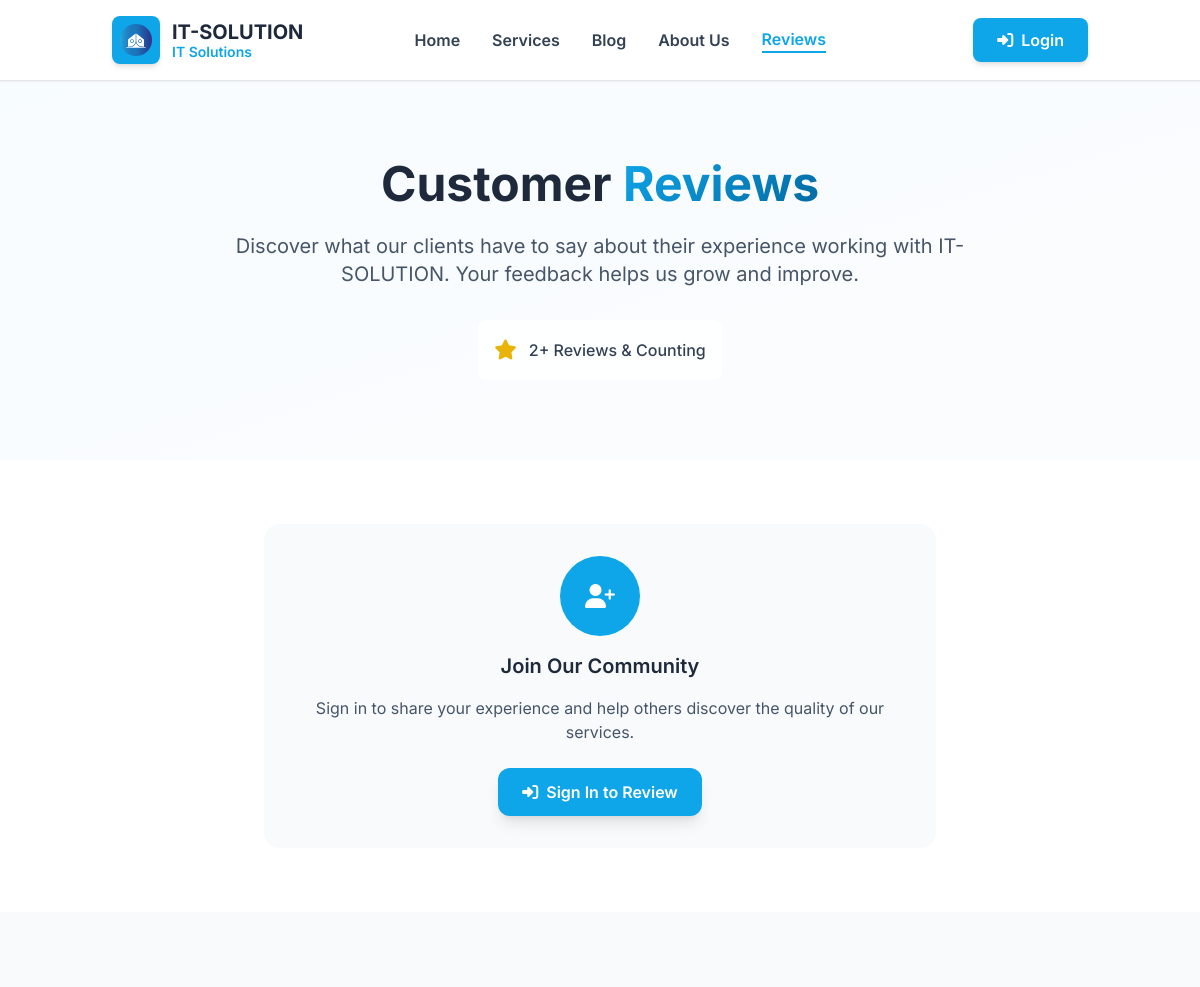
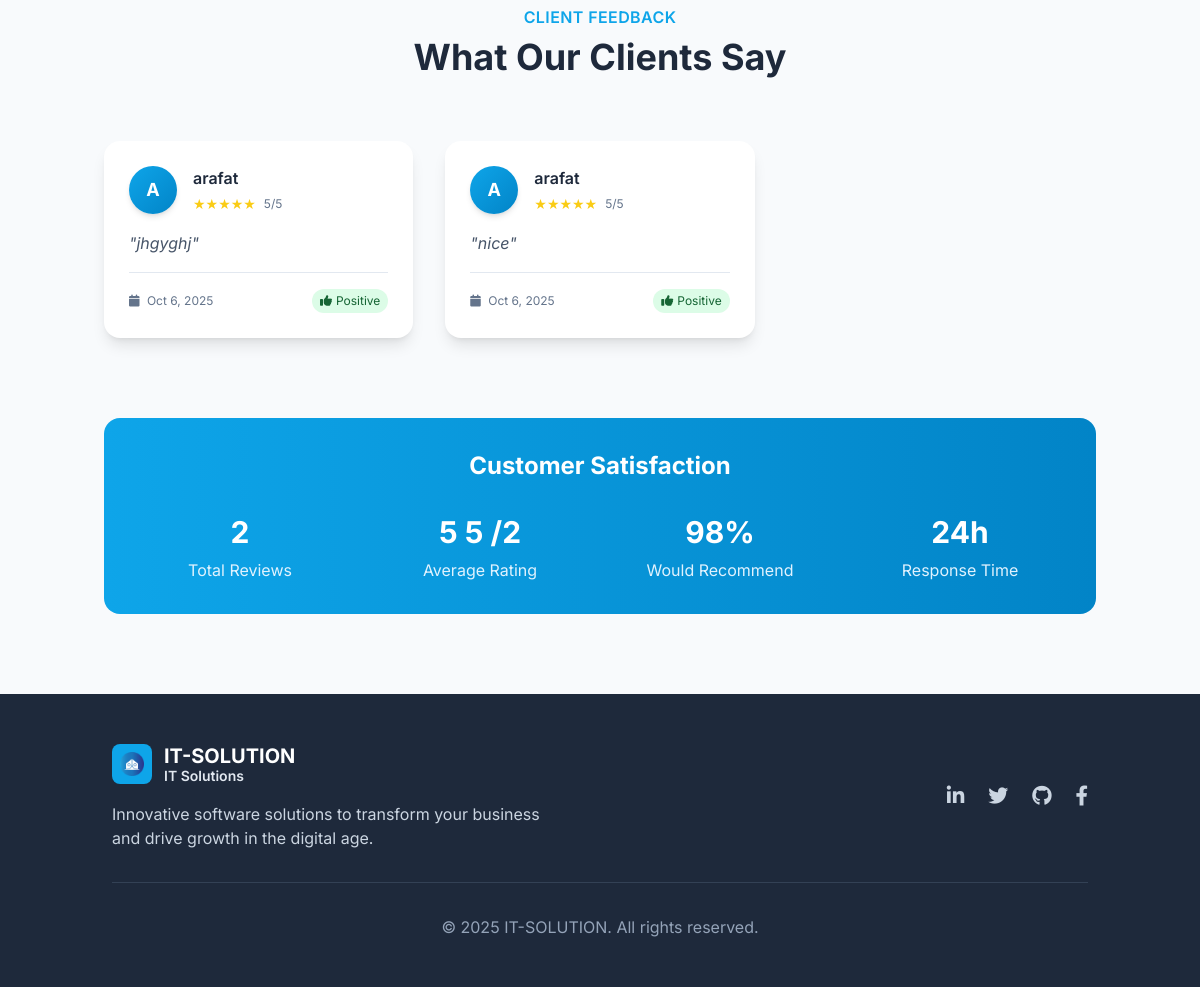
The page /reviews/ on the database as committed earlier (2 pictures, top to bottom).
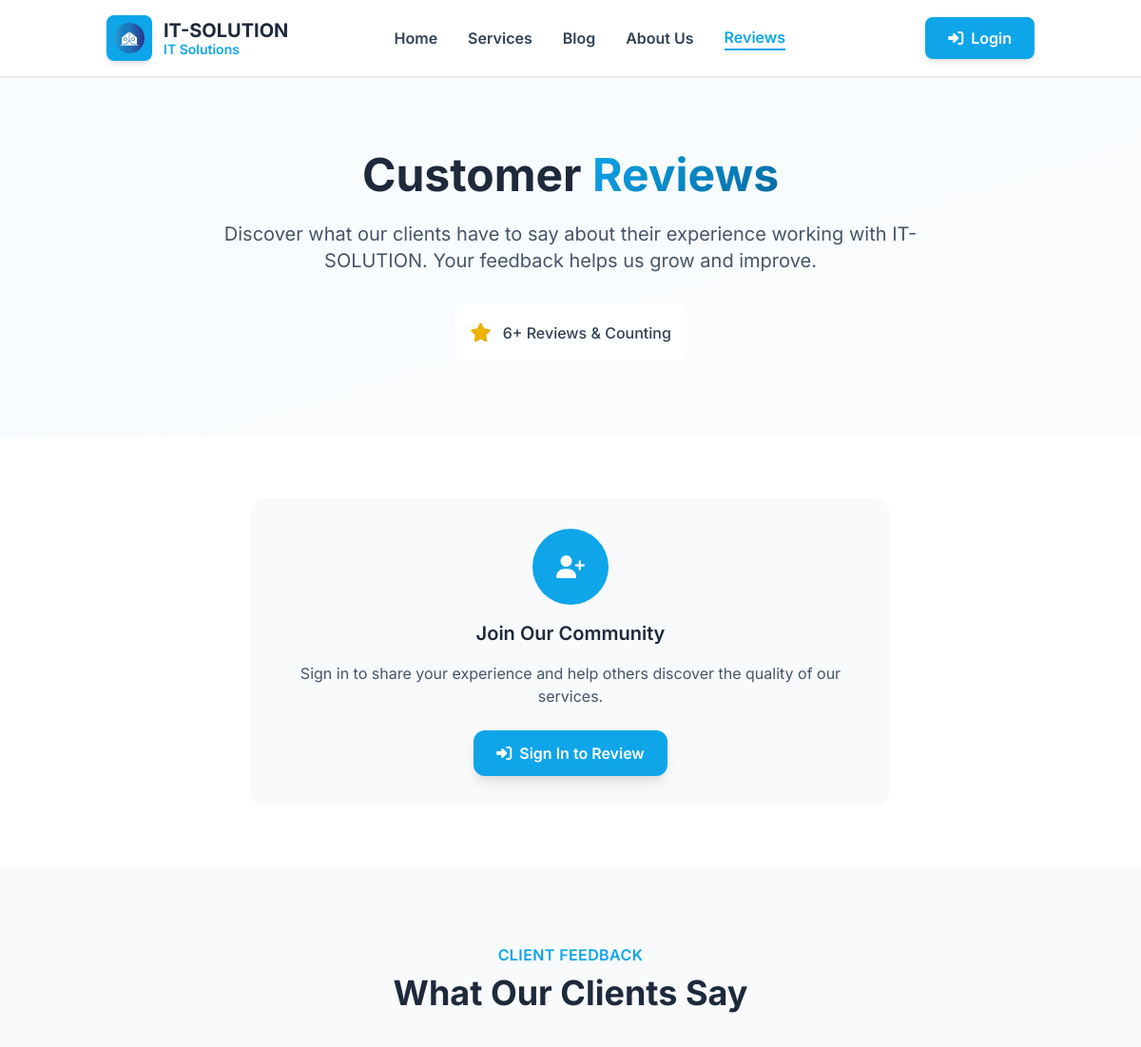
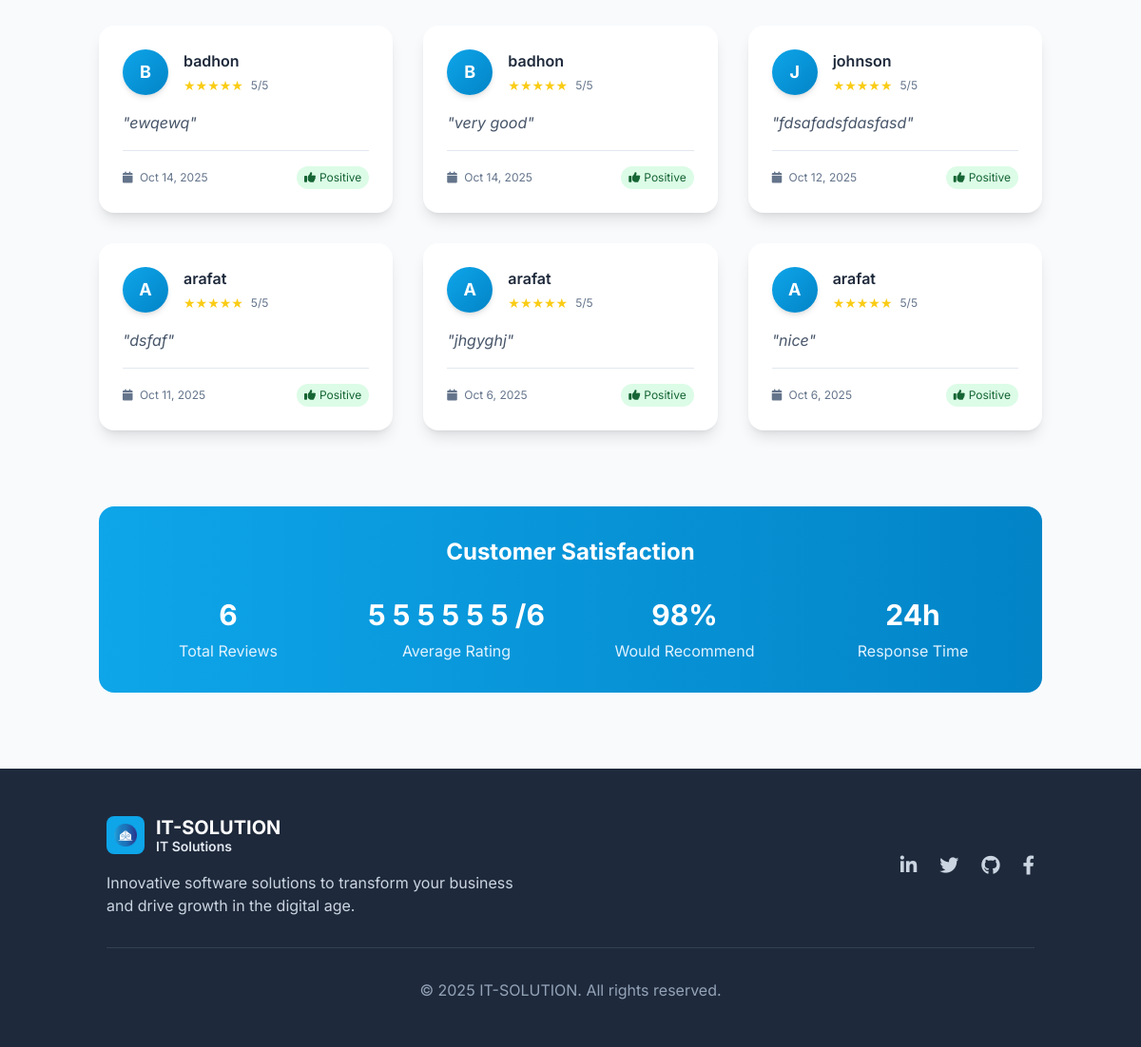
The same page on the database as committed later (2 pictures, top to bottom).
### protfolio/models.py (models this page shows, shortened)
class Review(models.Model):
    user = models.ForeignKey(User, on_delete=models.CASCADE)
    review_text = models.TextField()
    rating = models.IntegerField(validators=[MinValueValidator(1), MaxValueValidator(5)])
    created_at = models.DateTimeField(auto_now_add=True)

### protfolio/views.py (the view)
# urls.py: path('reviews/', views.review_page, name='review_page'),
def review_page(request):
    reviews = Review.objects.all().order_by('-created_at')
    form = ReviewForm()
    return render(request, 'review.html', {'reviews': reviews, 'form': form})

### templates/review.html (shortened to what the changed rows need)
{% load static %}
<!DOCTYPE html>
<html lang="en">
<head>
    <script src="https://cdn.tailwindcss.com/3.4.3"></script>
    <link rel="stylesheet" href="https://cdnjs.cloudflare.com/ajax/libs/font-awesome/6.4.0/css/all.min.css">
    <link href="https://unpkg.com/aos@2.3.1/dist/aos.css" rel="stylesheet">
</head>
<body class="bg-white dark:bg-accent-900 text-accent-800 dark:text-accent-100 font-sans transition-colors duration-300">
    <main class="pt-20">
        <section class="relative py-20 bg-gradient-to-br from-primary-50 to-accent-50 dark:from-accent-800 dark:to-accent-900 overflow-hidden">
            <div class="relative container mx-auto px-4 text-center">
                <h1 class="text-4xl md:text-5xl font-bold mb-6 text-accent-800 dark:text-white" data-aos="fade-up">
                    Customer <span class="gradient-text">Reviews</span>
                </h1>
                <div class="flex flex-col sm:flex-row justify-center gap-4" data-aos="fade-up" data-aos-delay="400">
                    <div class="bg-white/80 dark:bg-accent-800/80 backdrop-blur-sm rounded-lg p-4 inline-flex items-center">
                        <i class="fas fa-star text-yellow-500 text-xl mr-3"></i>
                        <span class="text-accent-700 dark:text-accent-300 font-medium">
                            {{ reviews|length }}+ Reviews & Counting
                        </span>
                    </div>
                </div>
            </div>
        </section>
        <section class="py-20 bg-accent-50 dark:bg-accent-800 overflow-hidden">
            <div class="container mx-auto px-4">
                <div class="text-center mb-16" data-aos="fade-up">
                    <h2 class="text-3xl md:text-4xl font-bold mt-2 text-accent-800 dark:text-white">What Our Clients Say</h2>
                </div>
                <div class="grid grid-cols-1 md:grid-cols-2 lg:grid-cols-3 gap-8">
                    {% for review in reviews %}
                    <div class="review-card bg-white dark:bg-accent-700 p-6 rounded-2xl shadow-lg"
                         data-aos="fade-up" data-aos-delay="{{ forloop.counter0|add:1 }}00">
                        <div class="flex items-start mb-4">
                            <div class="w-12 h-12 bg-gradient-to-br from-primary-500 to-primary-600 rounded-full flex items-center justify-center text-white font-bold text-lg mr-4 shadow-md">
                                {{ review.user.username.0|upper }}
                            </div>
                            <div class="flex-1">
                                <h4 class="font-semibold text-accent-800 dark:text-white">{{ review.user.username }}</h4>
                                <div class="flex items-center mt-1">
                                    <div class="flex mr-2">
                                        {% for i in "12345" %}
                                            {% if forloop.counter <= review.rating %}
                                                <span class="text-yellow-400 text-sm">★</span>
                                            {% else %}
                                                <span class="text-accent-300 dark:text-accent-500 text-sm">★</span>
                                            {% endif %}
                                        {% endfor %}
                                    </div>
                                    <span class="text-xs text-accent-500 dark:text-accent-400">
                                        {{ review.rating }}/5
                                    </span>
                                </div>
                            </div>
                        </div>
                        <div class="mb-4">
                            <p class="text-accent-600 dark:text-accent-300 leading-relaxed italic">
                                "{{ review.review_text }}"
                            </p>
                        </div>
                        <div class="flex justify-between items-center pt-4 border-t border-accent-200 dark:border-accent-600">
                            <span class="text-xs text-accent-500 dark:text-accent-400">
                                <i class="fas fa-calendar mr-1"></i>
                                {{ review.created_at|date:"M j, Y" }}
                            </span>
                            <div class="flex space-x-1">
                                {% if review.rating >= 4 %}
                                <span class="text-xs bg-green-100 text-green-800 dark:bg-green-900 dark:text-green-200 px-2 py-1 rounded-full">
                                    <i class="fas fa-thumbs-up mr-1"></i>Positive
                                </span>
                                {% elif review.rating <= 2 %}
                                <span class="text-xs bg-red-100 text-red-800 dark:bg-red-900 dark:text-red-200 px-2 py-1 rounded-full">
                                    <i class="fas fa-thumbs-down mr-1"></i>Needs Improvement
                                </span>
                                {% else %}
                                <span class="text-xs bg-yellow-100 text-yellow-800 dark:bg-yellow-900 dark:text-yellow-200 px-2 py-1 rounded-full">
                                    <i class="fas fa-star mr-1"></i>Good
                                </span>
                                {% endif %}
                            </div>
                        </div>
                    </div>
                    {% endfor %}
                </div>
                {% if reviews %}
                <div class="mt-20" data-aos="fade-up">
                    <div class="bg-gradient-to-r from-primary-500 to-primary-600 rounded-2xl p-8 text-center text-white">
                        <h3 class="text-2xl font-bold mb-8">Customer Satisfaction</h3>
                        <div class="grid grid-cols-2 md:grid-cols-4 gap-8">
                            <div>
                                <div class="text-3xl font-bold mb-2">{{ reviews|length }}</div>
                                <div class="text-primary-100">Total Reviews</div>
                            </div>
                            <div>
                                <div class="text-3xl font-bold mb-2">
                                    {% with total_rating=0 %}
                                        {% for review in reviews %}
                                            {{ review.rating|add:total_rating }}
                                        {% endfor %}
                                    {% endwith %}/{{ reviews|length|default:1 }}
                                </div>
                                <div class="text-primary-100">Average Rating</div>
                            </div>
                            <div>
                                <div class="text-3xl font-bold mb-2">98%</div>
                                <div class="text-primary-100">Would Recommend</div>
                            </div>
                            <div>
                                <div class="text-3xl font-bold mb-2">24h</div>
                                <div class="text-primary-100">Response Time</div>
                            </div>
                        </div>
                    </div>
                </div>
                {% endif %}
            </div>
        </section>
    </main>
</body>
</html>

Rows that differ between the two databases and show on the page:
added Review: user.username.0 "B", user.username "badhon", rating "5", review_text "ewqewq", created_at "Oct 14, 2025", shows "Positive", rating|add "5"
added Review: user.username.0 "B", user.username "badhon", rating "5", review_text "very good", created_at "Oct 14, 2025", shows "Positive", rating|add "5"
added Review: user.username.0 "J", user.username "johnson", rating "5", review_text "fdsafadsfdasfasd", created_at "Oct 12, 2025", shows "Positive", rating|add "5"
added Review: user.username.0 "A", user.username "arafat", rating "5", review_text "dsfaf", created_at "Oct 11, 2025", shows "Positive", rating|add "5"
Other text that changed with them:
{{ reviews|length }}: "2" → "6"
{{ reviews|length|default:1 }}: "2" → "6"
